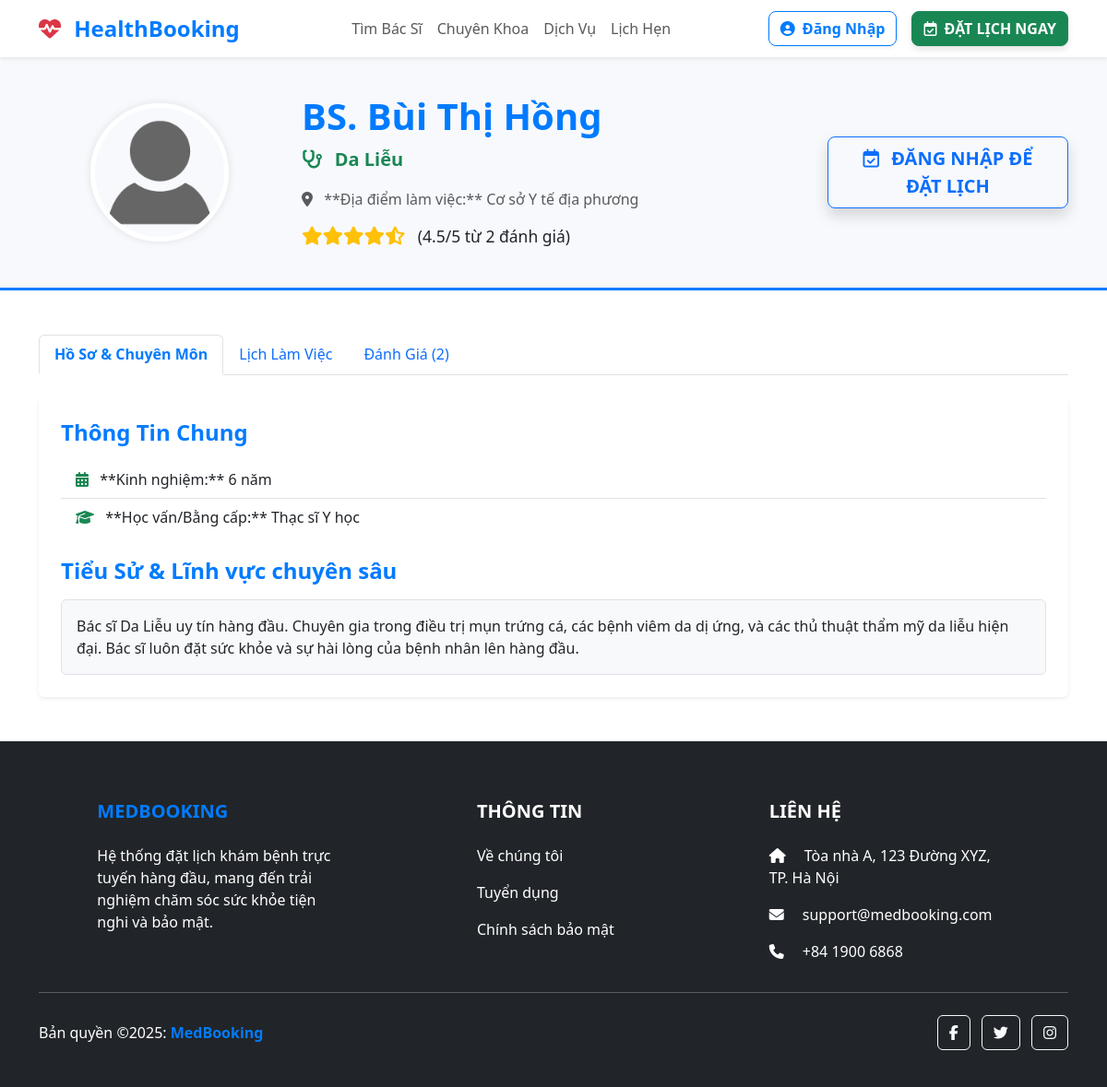
Screenshot of /chi-tiet-bac-si.php?id=13 with the database file from the repository.
### tables this page shows
CREATE TABLE `doctors` (
  `doctor_id` int(11) NOT NULL,
  `full_name` varchar(150) NOT NULL,
  `license_code` varchar(50) NOT NULL DEFAULT 'BS000000',
  `date_of_birth` date DEFAULT NULL,
  `phone_number` varchar(20) DEFAULT NULL,
  `email` varchar(100) DEFAULT NULL,
  `login_id` varchar(255) DEFAULT NULL,
  `profile_picture` varchar(255) DEFAULT NULL,
  `password_hash` varchar(255) DEFAULT NULL COMMENT 'Mã băm mật khẩu cho việc đăng nhập hệ thống',
  `department_id` int(11) NOT NULL,
  `license_number` varchar(50) DEFAULT NULL,
  `biography` text DEFAULT NULL,
  `status` enum('ACTIVE','INACTIVE','ON_LEAVE') DEFAULT 'ACTIVE',
  `created_at` timestamp NOT NULL DEFAULT current_timestamp(),
  `experience_years` int(11) DEFAULT 0,
  `education` varchar(255) DEFAULT NULL,
  `working_location` varchar(255) DEFAULT NULL
);

CREATE TABLE `departments` (
  `department_id` int(11) NOT NULL,
  `department_name` varchar(100) NOT NULL,
  `icon_class` varchar(50) DEFAULT NULL,
  `description` text DEFAULT NULL
);

### chi-tiet-bac-si.php (the view, shortened to what this page needs)
<?php require_once 'includes/logic_doctor_detail.php'; ?>
<!DOCTYPE html>
<html lang="vi">
<head>
    <link href="https://cdn.jsdelivr.net/npm/bootstrap@5.3.3/dist/css/bootstrap.min.css" rel="stylesheet">
    <link rel="stylesheet" href="https://cdnjs.cloudflare.com/ajax/libs/font-awesome/6.5.2/css/all.min.css">
    <link href="css/doctor_detail.css" rel="stylesheet">
</head>
<body>
    <?php include 'includes/header.php'; ?>
    <main>
        <section class="doctor-header">
            <div class="container">
                <div class="row align-items-center">
                    <div class="col-md-3 text-center">
                        <img src="<?php echo htmlspecialchars($doctor['image']); ?>"
                            class="rounded-circle doctor-avatar-lg"
                            alt="<?php echo htmlspecialchars($doctor['full_name']); ?>">
                    </div>
                    <div class="col-md-6">
                        <h1 class="fw-bolder text-primary"><?php echo htmlspecialchars($doctor['full_name']); ?></h1>
                        <p class="lead text-success fw-bold"><i class="fas fa-stethoscope me-2"></i>
                            <?php echo htmlspecialchars($doctor['department_name']); ?></p>
                        <p class="text-muted mb-1">
                            <i class="fas fa-map-marker-alt me-2"></i> **Địa điểm làm việc:**
                            <?php echo htmlspecialchars($doctor['working_location'] ?? 'Đang cập nhật'); ?>
                        </p>
                        <p class="text-warning h5 mt-3 mb-1">
                            <?php echo render_stars((float) $doctor['rating']); ?>
                            <span class="small text-dark fw-normal ms-2">(<?php echo $doctor['rating']; ?>/5 từ
                                <?php echo $doctor['total_reviews']; ?> đánh giá)</span>
                        </p>
                    </div>
                    <div class="col-md-3 mt-4 mt-md-0 d-grid gap-2">
                        <?php
                        if ($is_logged_in) {
                            $booking_link = "dat-lich.php?id=" . $doctor_id;
                            $button_class = "btn-success";
                            $button_text = "ĐẶT LỊCH NGAY";
                        } else {
                            $redirect_url = urlencode("dat-lich.php?id=" . $doctor_id);
                            $booking_link = "login.php?redirect=" . $redirect_url;
                            $button_class = "btn-outline-primary";
                            $button_text = "ĐĂNG NHẬP ĐỂ ĐẶT LỊCH";
                        }
                        ?>
                        <a href="<?php echo $booking_link; ?>"
                            class="btn <?php echo $button_class; ?> btn-lg fw-bold booking-btn-cta shadow text-uppercase">
                            <i class="far fa-calendar-check me-2"></i> <?php echo $button_text; ?>
                        </a>
                    </div>
                </div>
            </div>
        </section>
        <div class="container py-5">
            <div class="row">
                <div class="col-md-12">
                    <ul class="nav nav-tabs mb-4" id="doctorTabs" role="tablist">
                        <li class="nav-item" role="presentation">
                            <button class="nav-link active" id="profile-tab" data-bs-toggle="tab"
                                data-bs-target="#profile" type="button" role="tab">Hồ Sơ & Chuyên Môn</button>
                        </li>
                        <li class="nav-item" role="presentation">
                            <button class="nav-link" id="schedule-tab" data-bs-toggle="tab" data-bs-target="#schedule"
                                type="button" role="tab">Lịch Làm Việc</button>
                        </li>
                        <li class="nav-item" role="presentation">
                            <button class="nav-link" id="reviews-tab" data-bs-toggle="tab" data-bs-target="#reviews"
                                type="button" role="tab">Đánh Giá (<?php echo $doctor['total_reviews']; ?>)</button>
                        </li>
                    </ul>
                    <div class="tab-content" id="doctorTabsContent">
                        <div class="tab-pane fade show active" id="profile" role="tabpanel"
                            aria-labelledby="profile-tab">
                            <div class="p-4 bg-white shadow-sm rounded">
                                <h4 class="text-primary fw-bold mb-3">Thông Tin Chung</h4>
                                <ul class="list-group list-group-flush mb-4">
                                    <li class="list-group-item"><i class="fas fa-calendar-alt me-2 text-success"></i>
                                        **Kinh nghiệm:**
                                        <?php echo htmlspecialchars($doctor['experience_years'] ?? 'Chưa rõ'); ?> năm
                                    </li>
                                    <li class="list-group-item"><i class="fas fa-graduation-cap me-2 text-success"></i>
                                        **Học vấn/Bằng cấp:**
                                        <?php echo htmlspecialchars($doctor['education'] ?? 'Đang cập nhật'); ?>
                                    </li>
                                </ul>
                                <h4 class="text-primary fw-bold mb-3">Tiểu Sử & Lĩnh vực chuyên sâu</h4>
                                <div class="p-3 border rounded bg-light">
                                    <p class="mb-0">
                                        <?php echo nl2br(htmlspecialchars($doctor['biography'] ?? 'Chưa có thông tin tiểu sử chi tiết.')); ?>
                                    </p>
                                </div>
                            </div>
                        </div>
                    </div>
                </div>
            </div>
        </div>
    </main>
    <?php include 'includes/footer.php'; ?>
</body>
</html>

### css/doctor_detail.css (style rules this page uses)
.doctor-header { background-color: #f7f9fc; padding: 40px 0; border-bottom: 3px solid #007bff; }
.doctor-avatar-lg { width: 150px; height: 150px; object-fit: cover; border: 5px solid white; box-shadow: 0 0 10px rgba(0, 0, 0, 0.1); }
.text-primary { color: #007bff !important; }
.text-success { color: #198754 !important; }
.nav-link.active { font-weight: bold; border-bottom: 3px solid #007bff; color: #007bff !important; }
.booking-btn-cta { transition: transform 0.2s, box-shadow 0.2s; border-radius: 8px; }

### rows the page displays
doctors: full_name "BS. Bùi Thị Hồng", department.department_name "Da Liễu", working_location "Cơ sở Y tế địa phương", experience_years "6", education "Thạc sĩ Y học", biography "Bác sĩ Da Liễu uy tín hàng đầu. Chuyên gia trong điều trị mụn trứng cá, các bệnh viêm da dị ứng, và các thủ thuật thẩm mỹ da liễu hiện đại. Bác sĩ luôn đặt sức khỏe và sự hài lòng của bệnh nhân lên hàng đầu."

### other values shown
$doctor['rating'] "4.5"
$doctor['total_reviews'] "2"
$button_text "ĐĂNG NHẬP ĐỂ ĐẶT LỊCH"
